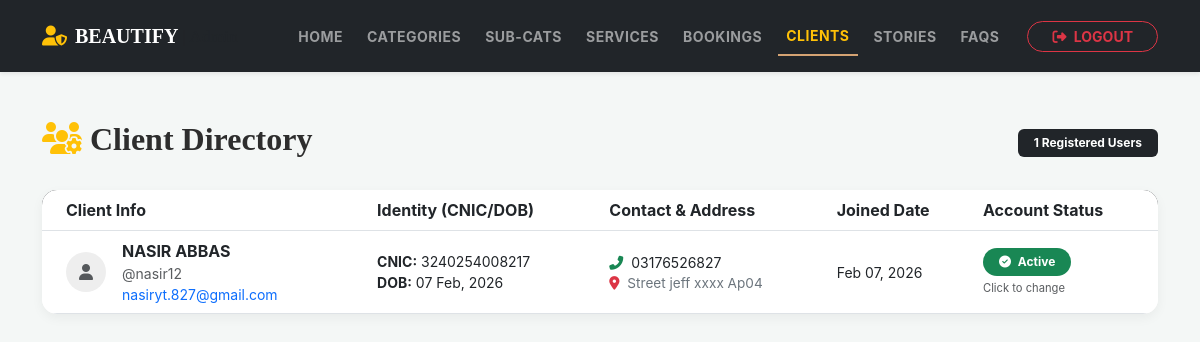
The app's page /admin/view_users.php (signed in), older data.
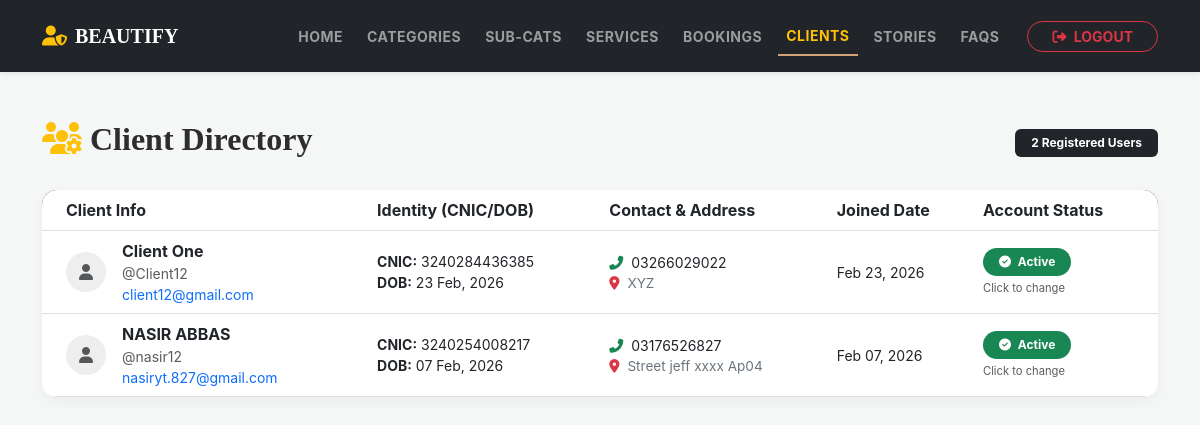
The same page, newer data.
### tables this page shows
CREATE TABLE `users` (
  `id` int(11) NOT NULL,
  `full_name` varchar(100) NOT NULL,
  `username` varchar(50) NOT NULL,
  `email` varchar(100) NOT NULL,
  `password` varchar(255) NOT NULL,
  `dob` date DEFAULT NULL,
  `cnic` varchar(15) DEFAULT NULL,
  `contact_number` varchar(20) DEFAULT NULL,
  `address` text DEFAULT NULL,
  `is_active` tinyint(1) DEFAULT 1,
  `created_at` timestamp NOT NULL DEFAULT current_timestamp(),
  `updated_at` timestamp NOT NULL DEFAULT current_timestamp() ON UPDATE current_timestamp()
);

### admin/view_users.php (the view, shortened to what this page needs)
<?php
include "config.php";
$query = "SELECT * FROM users ORDER BY created_at DESC";
$result = mysqli_query($conn, $query);
?>
<!DOCTYPE html>
<html lang="en">
<head>
    <link href="https://cdn.jsdelivr.net/npm/bootstrap@5.3.0/dist/css/bootstrap.min.css" rel="stylesheet">
    <link rel="stylesheet" href="https://cdnjs.cloudflare.com/ajax/libs/font-awesome/6.4.0/css/all.min.css">
    <link rel="stylesheet" href="../CSS/style.css">
</head>
<body>
<?php include('navbar.php'); ?>
<div class="container mt-5 mb-5">
    <div class="d-flex justify-content-between align-items-center mb-4">
        <h2 class="fw-bold"><i class="fas fa-users-cog me-2 text-warning"></i>Client Directory</h2>
        <span class="badge bg-dark px-3 py-2"><?php echo mysqli_num_rows($result); ?> Registered Users</span>
    </div>
    <div class="card user-card overflow-hidden">
        <div class="table-responsive">
            <table class="table table-hover align-middle mb-0">
                <thead>
                    <tr>
                        <th class="ps-4">Client Info</th>
                        <th>Identity (CNIC/DOB)</th>
                        <th>Contact & Address</th>
                        <th>Joined Date</th>
                        <th>Account Status</th>
                    </tr>
                </thead>
                <tbody>
                    <?php while($row = mysqli_fetch_assoc($result)): ?>
                    <tr>
                        <td class="ps-4">
                            <div class="d-flex align-items-center">
                                <div class="avatar-sm me-3 bg-soft-gold p-2 rounded-circle text-center" style="width:40px; background:#eee;">
                                    <i class="fas fa-user text-muted"></i>
                                </div>
                                <div>
                                    <div class="fw-bold text-dark"><?= htmlspecialchars($row['full_name']); ?></div>
                                    <div class="text-muted small">@<?= htmlspecialchars($row['username']); ?></div>
                                    <div class="small text-primary"><?= htmlspecialchars($row['email']); ?></div>
                                </div>
                            </div>
                        </td>
                        <td>
                            <div class="small"><strong>CNIC:</strong> <?= $row['cnic'] ?: 'Not Provided'; ?></div>
                            <div class="small"><strong>DOB:</strong> <?= $row['dob'] ? date('d M, Y', strtotime($row['dob'])) : 'Not Provided'; ?></div>
                        </td>
                        <td>
                            <div class="small"><i class="fas fa-phone-alt me-1 text-success"></i> <?= $row['contact_number']; ?></div>
                            <div class="detail-row text-truncate" style="max-width: 200px;" title="<?= $row['address']; ?>">
                                <i class="fas fa-map-marker-alt me-1 text-danger"></i> <?= htmlspecialchars($row['address']); ?>
                            </div>
                        </td>
                        <td class="small">
                            <?= date('M d, Y', strtotime($row['created_at'])); ?>
                        </td>
                        <td>
                            <a href="view_users.php?toggle_id=<?= $row['id']; ?>&current_status=<?= $row['is_active']; ?>"
                               class="text-decoration-none">
                                <?php if($row['is_active'] == 1): ?>
                                    <span class="badge bg-success status-badge px-3 py-2 rounded-pill">
                                        <i class="fas fa-check-circle me-1"></i> Active
                                    </span>
                                <?php else: ?>
                                    <span class="badge bg-danger status-badge px-3 py-2 rounded-pill">
                                        <i class="fas fa-times-circle me-1"></i> Suspended
                                    </span>
                                <?php endif; ?>
                            </a>
                            <div class="x-small text-muted mt-1" style="font-size: 0.7rem;">Click to change</div>
                        </td>
                    </tr>
                    <?php endwhile; ?>
                </tbody>
            </table>
        </div>
    </div>
</div>
</body>
</html>

Row changes from the older to the newer data that the page shows:
added users: full_name "Client One", username "Client12", email "client12@gmail.com", cnic "3240284436385", dob "23 Feb, 2026", contact_number "03266029022", address "XYZ", created_at "Feb 23, 2026", is_active 1 (drawn)
Text that changed along with them:
mysqli_num_rows($result): "1" → "2"
